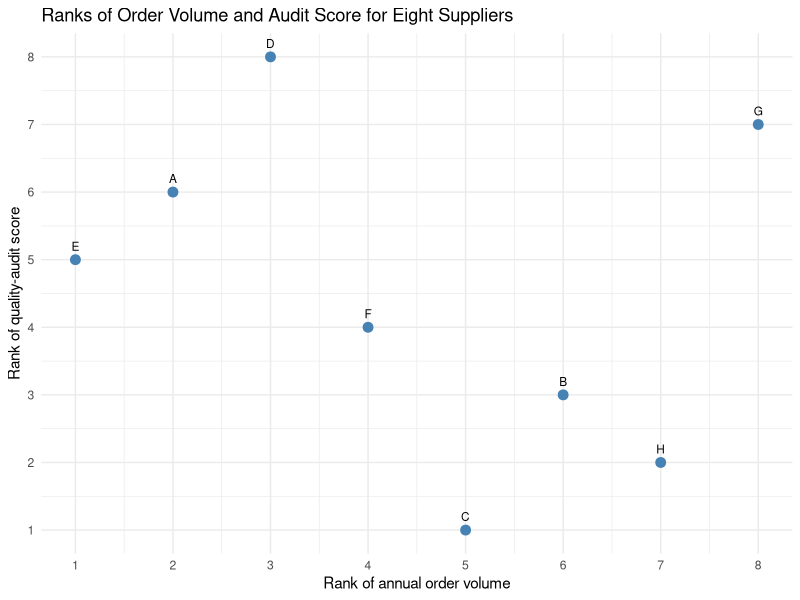

Here is the R script that generated this plot:
## ---- chunk 1
library(tidyverse)
library(ggplot2)
knitr::opts_chunk$set(echo = TRUE, warning = FALSE, message = FALSE)
## ---- chunk 2
rating <- c(A = 8, B = 6, C = 10, D = 6, E = 3)
rank(rating)                       # ties.method = "average" is the default
## ---- chunk 3
sort(rating)                       # the data array, lowest to highest
rank(c(3, 6, 6, 8, 10))            # the same ranking, values only
## ---- chunk 4
daily_orders <- c(52, 48, 51, 50, 70,
                  47, 39, 53, 60, 37,
                  27, 46, 54, 49, 51,
                  45, 58, 46, 45, 47)
signs <- sign(daily_orders - 45)
sign_counts <- c(plus = sum(signs > 0), minus = sum(signs < 0))
sign_counts
c(n = sum(sign_counts), test_statistic = min(sign_counts))
## ---- chunk 5
binom.test(min(sign_counts), sum(sign_counts), p = 0.5)$p.value
## ---- chunk 6
n_days    <- 40
n_below   <- 15
x_smaller <- min(n_below, n_days - n_below)
z_statistic <- ((x_smaller + 0.5) - 0.5 * n_days) / (sqrt(n_days) / 2)
round(z_statistic, 2)
round(qnorm(c(0.025, 0.975)), 2)
## ---- chunk 7
errors_before <- c(6, 2, 7, 5, 4, 6, 3, 8, 4, 2)
errors_after  <- c(4, 3, 5, 1, 2, 3, 1, 5, 4, 5)
signs <- sign(errors_before - errors_after)
sign_counts <- c(plus = sum(signs > 0), minus = sum(signs < 0))
sign_counts
c(n = sum(sign_counts), test_statistic = min(sign_counts))
## ---- chunk 8
kaohsiung <- c(58, 60, 63, 72, 74, 76, 78, 88, 92, 96, 125)
taoyuan   <- c(69, 79, 84, 88, 93, 99, 106, 112, 120, 131, 140, 152)
centre <- rep(c("Kaohsiung", "Taoyuan"), c(length(kaohsiung), length(taoyuan)))
ranks  <- rank(c(kaohsiung, taoyuan))
n1 <- length(kaohsiung)
n2 <- length(taoyuan)
rank_sum       <- sum(ranks[centre == "Kaohsiung"])
mu_rank_sum    <- n1 * (n1 + n2 + 1) / 2
sigma_rank_sum <- sqrt(n1 * n2 * (n1 + n2 + 1) / 12)
z_statistic    <- (rank_sum - mu_rank_sum) / sigma_rank_sum
round(c(R = rank_sum, mu_R = mu_rank_sum,
        sigma_R = sigma_rank_sum, z = z_statistic), 3)
## ---- chunk 9
round(2 * pnorm(z_statistic), 4)
## ---- chunk 10
wilcox.test(kaohsiung, taoyuan)
## ---- chunk 11
complaints_before <- c(9, 4, 5, 8, 7, 10, 14)
complaints_after  <- c(7, 5, 6, 5, 3,  8,  6)
differences  <- complaints_before - complaints_after
signed_ranks <- sign(differences) * rank(abs(differences))
rank_sums <- c(positive = sum(signed_ranks[signed_ranks > 0]),
               negative = sum(signed_ranks[signed_ranks < 0]))
rank_sums
c(n = length(differences), w_s = min(abs(rank_sums)))
## ---- chunk 12
wilcox.test(complaints_before, complaints_after, paired = TRUE, exact = FALSE)
## ---- chunk 13
transit_hours <- c(38.9, 42.8, 44.1, 46.5, 49.3,
                   28.6, 31.2, 34.0, 37.6, 41.2,
                   25.4, 27.1, 29.8, 32.5, 35.3)
carrier <- factor(rep(c("A", "B", "C"), each = 5))
tapply(rank(transit_hours), carrier, sum)
kruskal.test(transit_hours ~ carrier)
## ---- chunk 14
kruskal_h <- function(values, groups) {
  rank_sums   <- tapply(rank(values), groups, sum)
  group_sizes <- tapply(values, groups, length)
  n_total     <- length(values)
  12 / (n_total * (n_total + 1)) * sum(rank_sums^2 / group_sizes) - 3 * (n_total + 1)
}
kruskal_h(transit_hours, carrier)
unname(kruskal.test(transit_hours ~ carrier)$statistic)
## ---- chunk 15
suppliers <- data.frame(
  supplier     = LETTERS[1:8],
  order_volume = c(24, 52, 45, 31, 18, 37, 76, 68),
  audit_score  = c(81, 72, 61, 93, 78, 75, 88, 68))
rank_diff <- rank(suppliers$order_volume) - rank(suppliers$audit_score)
n_pairs   <- nrow(suppliers)
r_s <- 1 - 6 * sum(rank_diff^2) / (n_pairs * (n_pairs^2 - 1))
round(c(sum_d2 = sum(rank_diff^2), r_s = r_s), 3)
round(cor(suppliers$order_volume, suppliers$audit_score, method = "spearman"), 3)
## ---- chunk 16
p_rank <- ggplot(suppliers, aes(x = rank(order_volume), y = rank(audit_score))) +
  geom_point(size = 3, colour = "steelblue") +
  geom_text(aes(label = supplier), vjust = -1, size = 3) +
  scale_x_continuous(breaks = 1:8) +
  scale_y_continuous(breaks = 1:8) +
  labs(title = "Ranks of Order Volume and Audit Score for Eight Suppliers",
       x = "Rank of annual order volume", y = "Rank of quality-audit score") +
  theme_minimal()
## ---- chunk 17
p_rank
## ---- chunk 18
count_runs <- function(sequence) {
  sum(sequence[-1] != sequence[-length(sequence)]) + 1
}
run_summary <- function(text) {
  letters_used <- strsplit(text, "")[[1]]
  counts <- table(letters_used)
  c(runs = count_runs(letters_used), n1 = counts[[1]], n2 = counts[[2]])
}
sapply(c("DDDXXDDX", "LLELEEEELL", "CCPPCPPPCCP"), run_summary) |>
  t() |>
  knitr::kable(align = "c")
## ---- chunk 19
order_types <- strsplit("DDDEEDDDDEDEEEDDDDEEDDDEE", "")[[1]]
c(n1_export = sum(order_types == "E"),
  n2_domestic = sum(order_types == "D"),
  G = count_runs(order_types))
## ---- chunk 20
cartons <- c(48, 74, 45, 52, 57, 86, 54, 62, 62, 78,
             41, 84, 76, 68, 66, 88, 92, 45, 50, 55)
median_cartons <- median(cartons)
above_below <- ifelse(cartons > median_cartons, "A", "B")[cartons != median_cartons]
median_cartons
paste(above_below, collapse = " ")
c(n1 = sum(above_below == "A"), n2 = sum(above_below == "B"),
  G = count_runs(above_below))
## ---- chunk 21
destinations <- strsplit(paste0("AAAANNNNNAAAAANAAANANAAA",
                                "NNAANANNNNANAAAAANNNN"), "")[[1]]
n1 <- sum(destinations == "N")
n2 <- sum(destinations == "A")
runs <- count_runs(destinations)
mu_runs    <- 2 * n1 * n2 / (n1 + n2) + 1
sigma_runs <- sqrt(2 * n1 * n2 * (2 * n1 * n2 - n1 - n2) /
                   ((n1 + n2)^2 * (n1 + n2 - 1)))
round(c(n1 = n1, n2 = n2, G = runs, mu_G = mu_runs, sigma_G = sigma_runs,
        z = (runs - mu_runs) / sigma_runs), 3)
